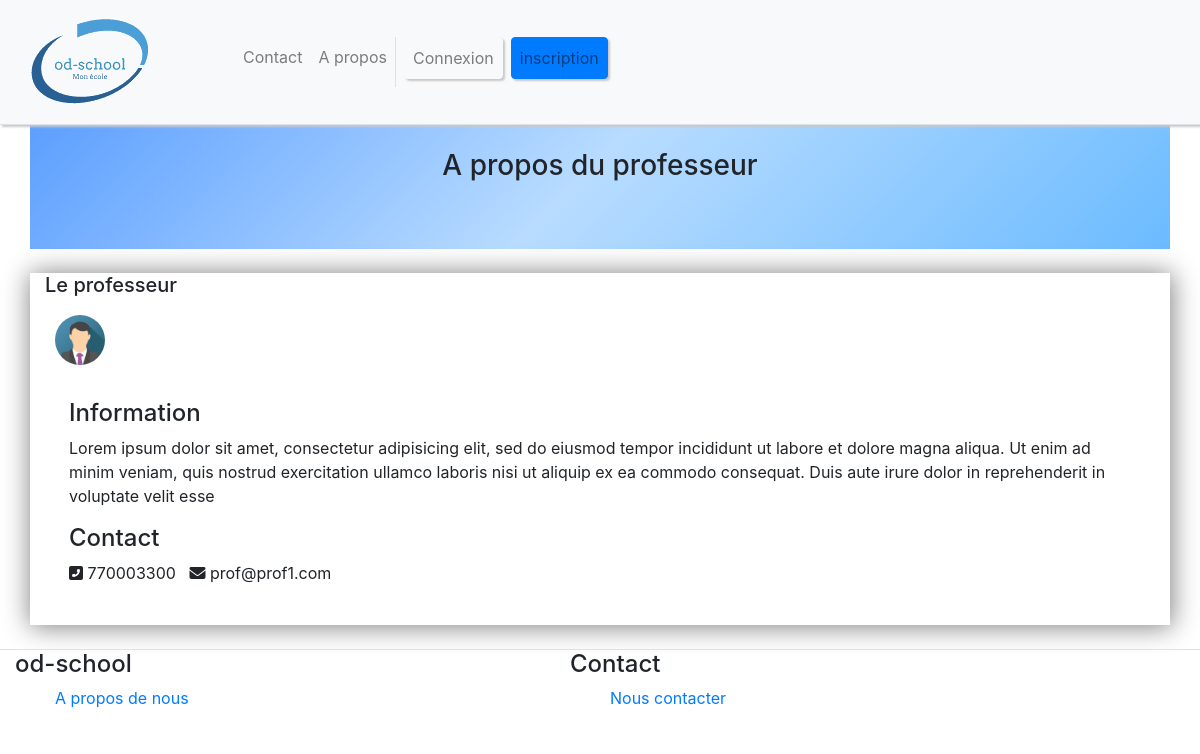
The app's page /profil/prof-1 with its own data.
### tables this page shows
CREATE TABLE `profil` (
  `id_profil` int(11) NOT NULL,
  `nom_complet` varchar(70) DEFAULT NULL,
  `url_nom_complet` varchar(100) NOT NULL,
  `tel` varchar(45) DEFAULT NULL,
  `photo` varchar(45) DEFAULT NULL,
  `email` varchar(45) DEFAULT NULL,
  `a_propos` longtext,
  `sexe` varchar(20) NOT NULL
);

### application/controllers/CM2.php (called while the page is built, shortened)
<?php
class CM2 extends CI_controller
{
	function profil($url_nom_complet){
		$this->load->model('public/Home_model');
		$data['info_profil']=$this->Home_model->getProfil($url_nom_complet);
		$this->load->view('public/profil',$data);
	 }
}

### index.php (called while the page is built, shortened)
<?php
require_once BASEPATH.'core/CodeIgniter.php';

### application/models/public/Home_model.php (called while the page is built, shortened)
<?php
class Home_model extends CI_model
{
	function getProfil($url_nom_complet){
		$Profil=$this->db->get_where('profil',['url_nom_complet'=>$url_nom_complet])->row_array();
		return $Profil;
	}
}

### application/views/public/profil.php (the view, shortened to what this page needs)
<div class="container od_profil_bg">
	<div class="p-4 od_profil_titre">
		<h3 class="text-center">A propos du professeur</h3>
	</div>
</div>
<div class="container mt-4 mb-4 d-flex flex-row flex-wrap justify-content-between od_profil">
	<div>
		<h5>Le professeur</h5>
		<img class="od_profil_img" src="<?= base_url('assets/images/').$info_profil['photo']  ?>">
	</div>
	<div class="p-4">
		<h4>Information</h4>
		<p><?= $info_profil['a_propos'] ?></p>
		<h4>Contact</h4>
		<p><i class='fas fa-phone-square-alt'></i> <?= $info_profil['tel'] ?> &nbsp;  <i class='fas fa-envelope'></i> <?= $info_profil['email'] ?></p>
	</div>
</div>

### assets/css/style.css (style rules this page uses)
body,html { padding: 0; margin: 0; }
.od_profil { border: none; box-shadow:1px 1px 25px 1px grey; height: auto; }
.od_profil_img { margin: 10px; border-radius: 50%; width: 50px; height: 50px; }
.od_profil_bg { height: 124px; margin-top: 125px; background-image: linear-gradient(-225deg, #5D9FFF 0%, #B8DCFF 48%, #6BBBFF 100%); }

### records on screen
profil: photo (picture), a_propos "Lorem ipsum dolor sit amet, consectetur adipisicing elit, sed do eiusmod tempor incididunt ut labore et dolore magna aliqua. Ut enim ad minim veniam, quis nostrud exercitation ullamco laboris nisi ut aliquip ex ea commodo consequat. Duis aute irure dolor in reprehenderit in voluptate velit esse", tel "770003300", email "prof@prof1.com"
